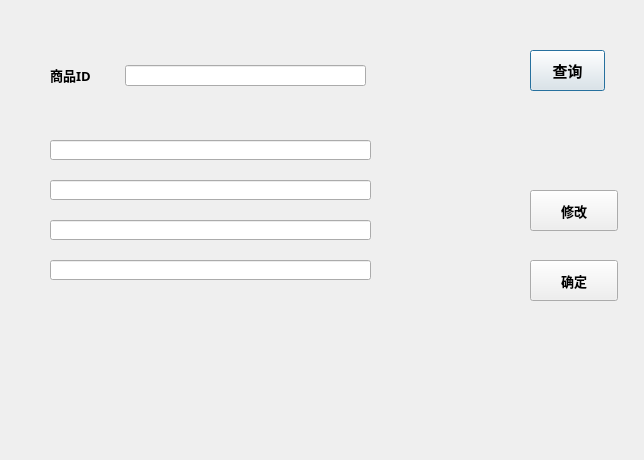
<?xml version="1.0" encoding="UTF-8"?>
<ui version="4.0">
 <class>AdminChange</class>
 <widget class="QDialog" name="AdminChange">
  <property name="geometry">
   <rect>
    <x>0</x>
    <y>0</y>
    <width>644</width>
    <height>460</height>
   </rect>
  </property>
  <property name="windowTitle">
   <string>Dialog</string>
  </property>
  <property name="styleSheet">
   <string notr="true">image: url(:/pic_adminchange/back9.jpg);</string>
  </property>
  <widget class="QLineEdit" name="lineEdit_id">
   <property name="geometry">
    <rect>
     <x>125</x>
     <y>65</y>
     <width>241</width>
     <height>21</height>
    </rect>
   </property>
   <property name="styleSheet">
    <string notr="true"/>
   </property>
  </widget>
  <widget class="QPushButton" name="pushButton_find">
   <property name="geometry">
    <rect>
     <x>530</x>
     <y>50</y>
     <width>75</width>
     <height>41</height>
    </rect>
   </property>
   <property name="font">
    <font>
     <family>微软雅黑</family>
     <pointsize>11</pointsize>
     <weight>75</weight>
     <bold>true</bold>
    </font>
   </property>
   <property name="text">
    <string>查询</string>
   </property>
  </widget>
  <widget class="QLabel" name="label_find">
   <property name="geometry">
    <rect>
     <x>470</x>
     <y>51</y>
     <width>51</width>
     <height>41</height>
    </rect>
   </property>
   <property name="styleSheet">
    <string notr="true">image: url(:/pic_adminchange/icons8-search-50.png);</string>
   </property>
   <property name="text">
    <string/>
   </property>
  </widget>
  <widget class="QLabel" name="label">
   <property name="geometry">
    <rect>
     <x>50</x>
     <y>65</y>
     <width>61</width>
     <height>20</height>
    </rect>
   </property>
   <property name="font">
    <font>
     <family>微软雅黑</family>
     <pointsize>10</pointsize>
     <weight>75</weight>
     <bold>true</bold>
    </font>
   </property>
   <property name="text">
    <string>商品ID</string>
   </property>
  </widget>
  <widget class="QLabel" name="label_name">
   <property name="geometry">
    <rect>
     <x>60</x>
     <y>140</y>
     <width>381</width>
     <height>20</height>
    </rect>
   </property>
   <property name="styleSheet">
    <string notr="true"/>
   </property>
   <property name="text">
    <string>TextLabel</string>
   </property>
  </widget>
  <widget class="QLabel" name="label_price">
   <property name="geometry">
    <rect>
     <x>60</x>
     <y>180</y>
     <width>381</width>
     <height>20</height>
    </rect>
   </property>
   <property name="styleSheet">
    <string notr="true"/>
   </property>
   <property name="text">
    <string>TextLabel</string>
   </property>
  </widget>
  <widget class="QLabel" name="label_dsc">
   <property name="geometry">
    <rect>
     <x>60</x>
     <y>220</y>
     <width>381</width>
     <height>20</height>
    </rect>
   </property>
   <property name="styleSheet">
    <string notr="true"/>
   </property>
   <property name="text">
    <string>TextLabel</string>
   </property>
  </widget>
  <widget class="QLabel" name="label_sum">
   <property name="geometry">
    <rect>
     <x>60</x>
     <y>260</y>
     <width>381</width>
     <height>20</height>
    </rect>
   </property>
   <property name="styleSheet">
    <string notr="true"/>
   </property>
   <property name="text">
    <string>TextLabel</string>
   </property>
  </widget>
  <widget class="QPushButton" name="pushButton_change">
   <property name="geometry">
    <rect>
     <x>530</x>
     <y>190</y>
     <width>88</width>
     <height>41</height>
    </rect>
   </property>
   <property name="font">
    <font>
     <family>微软雅黑</family>
     <pointsize>10</pointsize>
     <weight>75</weight>
     <bold>true</bold>
    </font>
   </property>
   <property name="text">
    <string>修改</string>
   </property>
  </widget>
  <widget class="QLabel" name="label_change">
   <property name="geometry">
    <rect>
     <x>450</x>
     <y>180</y>
     <width>71</width>
     <height>61</height>
    </rect>
   </property>
   <property name="styleSheet">
    <string notr="true">image: url(:/pic_adminchange/icons8-edit-property-80.png);</string>
   </property>
   <property name="text">
    <string/>
   </property>
  </widget>
  <widget class="QPushButton" name="pushButton_ok">
   <property name="geometry">
    <rect>
     <x>530</x>
     <y>260</y>
     <width>88</width>
     <height>41</height>
    </rect>
   </property>
   <property name="font">
    <font>
     <family>微软雅黑</family>
     <pointsize>10</pointsize>
     <weight>75</weight>
     <bold>true</bold>
    </font>
   </property>
   <property name="text">
    <string>确定</string>
   </property>
  </widget>
  <widget class="QLineEdit" name="lineEdit_name">
   <property name="geometry">
    <rect>
     <x>50</x>
     <y>140</y>
     <width>321</width>
     <height>20</height>
    </rect>
   </property>
  </widget>
  <widget class="QLineEdit" name="lineEdit_price">
   <property name="geometry">
    <rect>
     <x>50</x>
     <y>180</y>
     <width>321</width>
     <height>20</height>
    </rect>
   </property>
  </widget>
  <widget class="QLineEdit" name="lineEdit_dsc">
   <property name="geometry">
    <rect>
     <x>50</x>
     <y>220</y>
     <width>321</width>
     <height>20</height>
    </rect>
   </property>
  </widget>
  <widget class="QLineEdit" name="lineEdit_sum">
   <property name="geometry">
    <rect>
     <x>50</x>
     <y>260</y>
     <width>321</width>
     <height>20</height>
    </rect>
   </property>
  </widget>
 </widget>
 <resources/>
 <connections/>
</ui>
